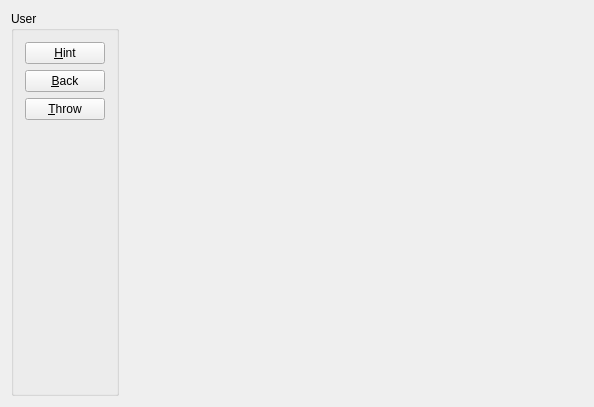
<?xml version="1.0" encoding="UTF-8"?>
<ui version="4.0">
 <class>MainWindow</class>
 <widget class="QMainWindow" name="MainWindow">
  <property name="geometry">
   <rect>
    <x>0</x>
    <y>0</y>
    <width>594</width>
    <height>407</height>
   </rect>
  </property>
  <property name="windowTitle">
   <string>MainWindow</string>
  </property>
  <widget class="QWidget" name="centralWidget">
   <layout class="QGridLayout" name="gridLayout">
    <item row="0" column="0">
     <widget class="QGroupBox" name="groupBox">
      <property name="sizePolicy">
       <sizepolicy hsizetype="Fixed" vsizetype="Preferred">
        <horstretch>0</horstretch>
        <verstretch>0</verstretch>
       </sizepolicy>
      </property>
      <property name="title">
       <string>User</string>
      </property>
      <layout class="QVBoxLayout" name="verticalLayout">
       <item>
        <widget class="QPushButton" name="pushButton_hint">
         <property name="text">
          <string>&amp;Hint</string>
         </property>
        </widget>
       </item>
       <item>
        <widget class="QPushButton" name="pushButton_back">
         <property name="text">
          <string>&amp;Back</string>
         </property>
        </widget>
       </item>
       <item>
        <widget class="QPushButton" name="pushButton_throw">
         <property name="text">
          <string>&amp;Throw</string>
         </property>
        </widget>
       </item>
       <item>
        <spacer name="verticalSpacer">
         <property name="orientation">
          <enum>Qt::Vertical</enum>
         </property>
         <property name="sizeHint" stdset="0">
          <size>
           <width>20</width>
           <height>40</height>
          </size>
         </property>
        </spacer>
       </item>
      </layout>
     </widget>
    </item>
    <item row="0" column="1">
     <widget class="Board" name="board" native="true"/>
    </item>
   </layout>
  </widget>
  <widget class="QMenuBar" name="menuBar">
   <property name="geometry">
    <rect>
     <x>0</x>
     <y>0</y>
     <width>594</width>
     <height>23</height>
    </rect>
   </property>
  </widget>
 </widget>
 <layoutdefault spacing="6" margin="11"/>
 <customwidgets>
  <customwidget>
   <class>Board</class>
   <extends>QWidget</extends>
   <header>board.h</header>
   <container>1</container>
  </customwidget>
 </customwidgets>
 <resources/>
 <connections/>
</ui>
